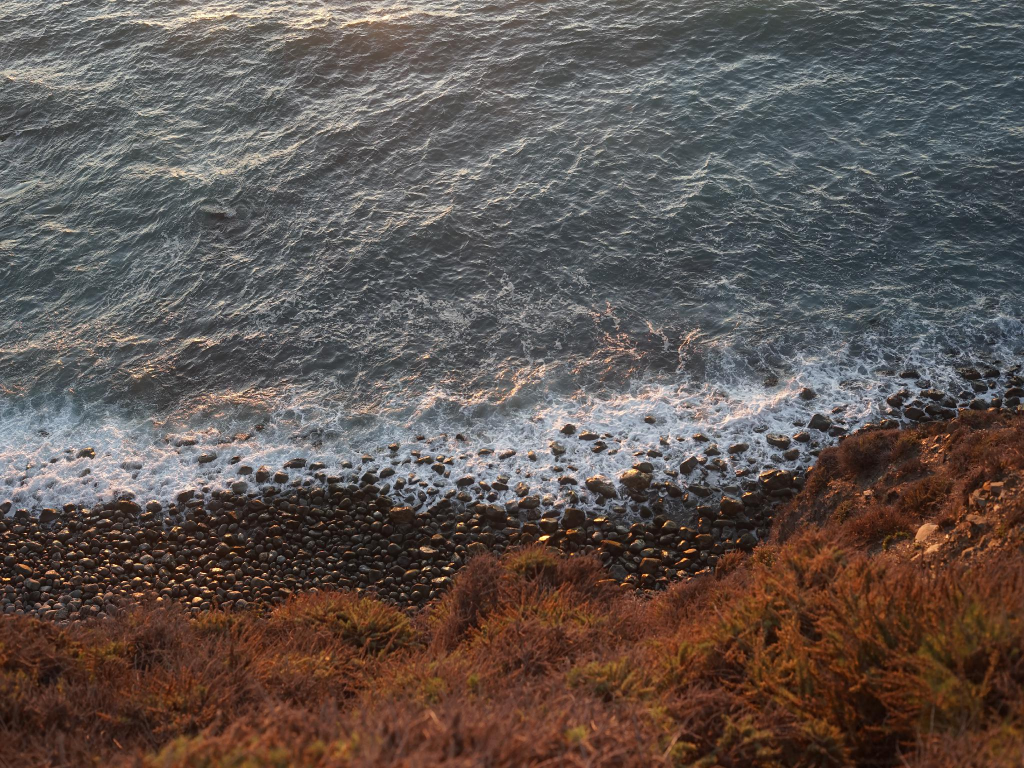
#> input picture images/fulls/01.jpg, 2048 x 1536 px, given as the content of the folder in, which was not available (shown at 1/2 size)
$ python make.py   (Python 2 division)
#> lines starting #> are read from the running program, lines starting #| are printed output that depends on the picture
import glob
from PIL import Image

imgs = glob.glob("in/*")

full_size = (2048, 1536)
thumb_size = (256, 192)

img_path = "images/fulls/"
thumb_path = "images/thumbs/"

i = 1
for img in imgs:
    print img
    im = Image.open(img)
#> im is the input picture: PIL image 2048x1536 RGB; mean R, G, B 94.8, 84.7, 80.5
    im = im.resize(full_size)
    im.save("%s%02d.jpg" %(img_path, i), "JPEG")
    im.thumbnail(thumb_size)
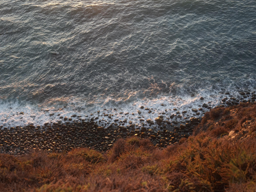
#> im: PIL image 256x192 RGB; mean R, G, B 94.8, 84.8, 80.6
    im.save("%s%02d.jpg" %(thumb_path, i), "JPEG")
    i += 1

$ run again, on images/fulls/05.jpg
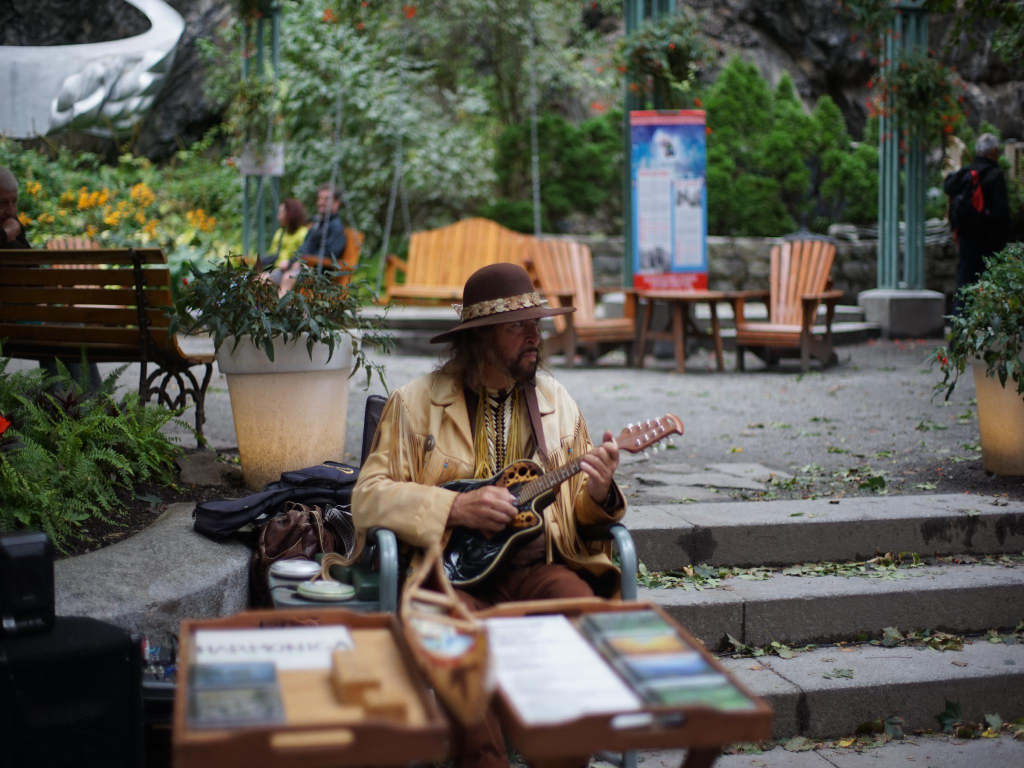
#> input picture images/fulls/05.jpg, 2048 x 1536 px, given as the content of the folder in, which was not available (shown at 1/2 size)
#> im is the input picture: PIL image 2048x1536 RGB; mean R, G, B 89.9, 88.3, 78.9
#> `im.thumbnail(thumb_size)`:
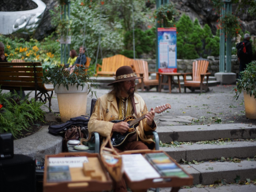
#> im: PIL image 256x192 RGB; mean R, G, B 89.9, 88.4, 79

$ run again, on images/fulls/06.jpg
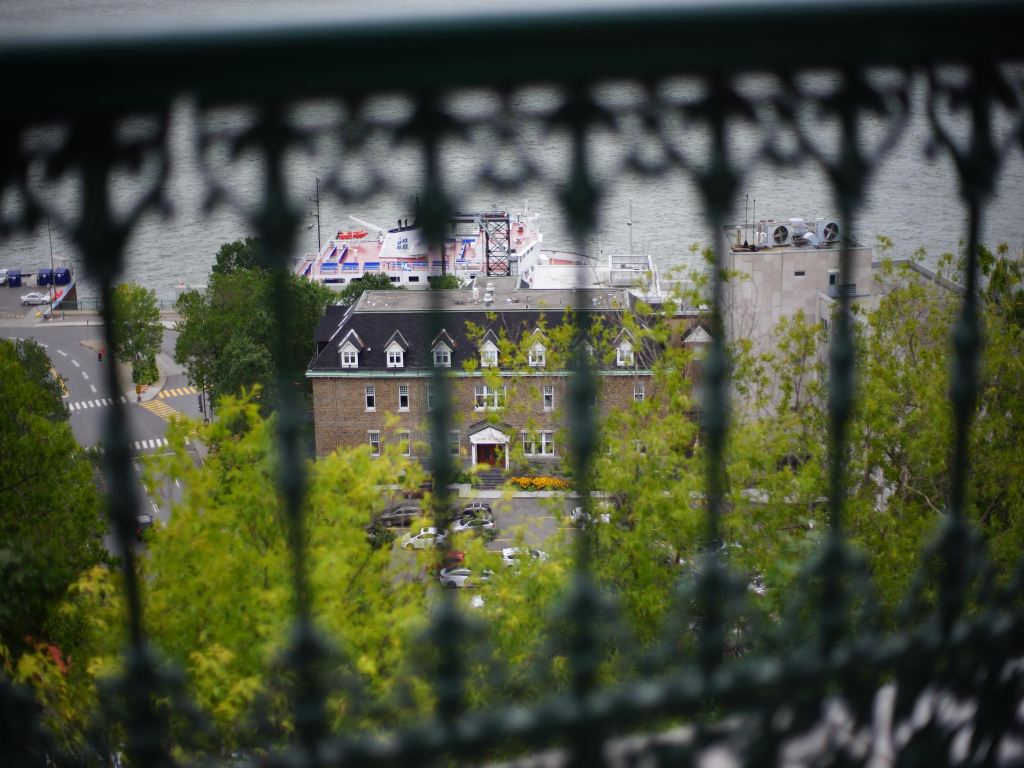
#> input picture images/fulls/06.jpg, 2048 x 1536 px, given as the content of the folder in, which was not available (shown at 1/2 size)
#> im is the input picture: PIL image 2048x1536 RGB; mean R, G, B 75.5, 81, 62.3
#> `im.thumbnail(thumb_size)`:
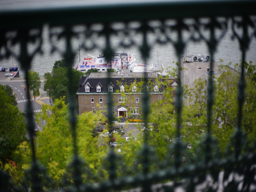
#> im: PIL image 256x192 RGB; mean R, G, B 75.5, 81, 62.4

$ run again, on images/fulls/07.jpg
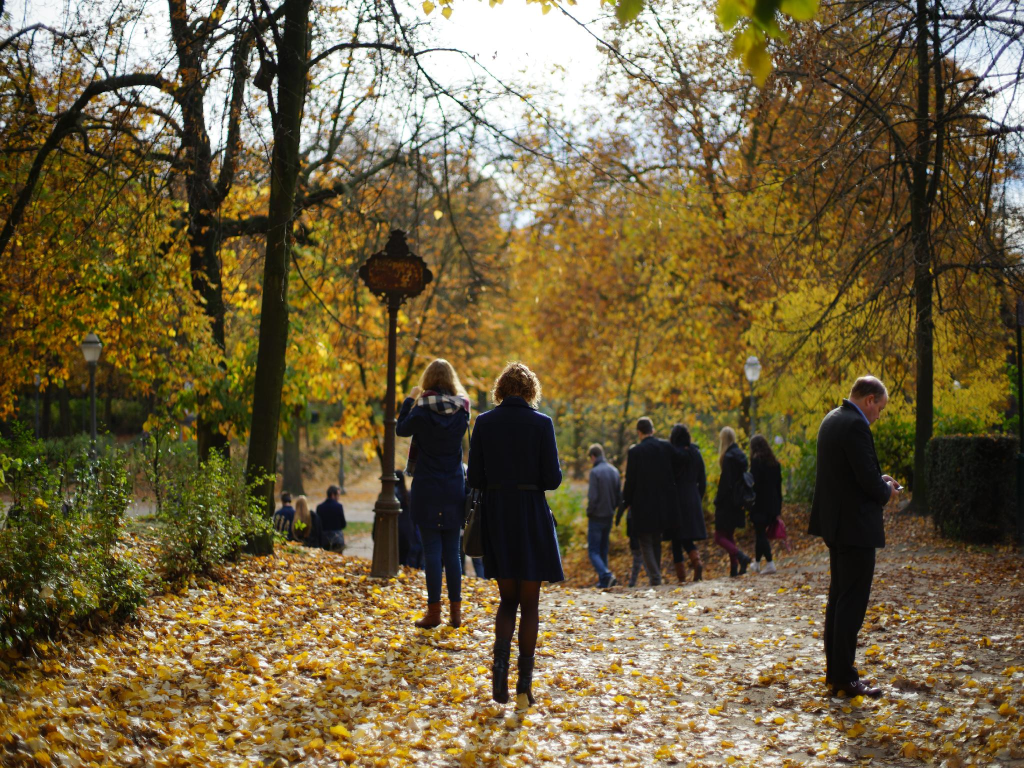
#> input picture images/fulls/07.jpg, 2048 x 1536 px, given as the content of the folder in, which was not available (shown at 1/2 size)
#> im is the input picture: PIL image 2048x1536 RGB; mean R, G, B 113.1, 98.4, 64.8
#> `im.thumbnail(thumb_size)`:
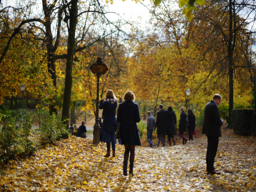
#> im: PIL image 256x192 RGB; mean R, G, B 113.2, 98.5, 64.9
